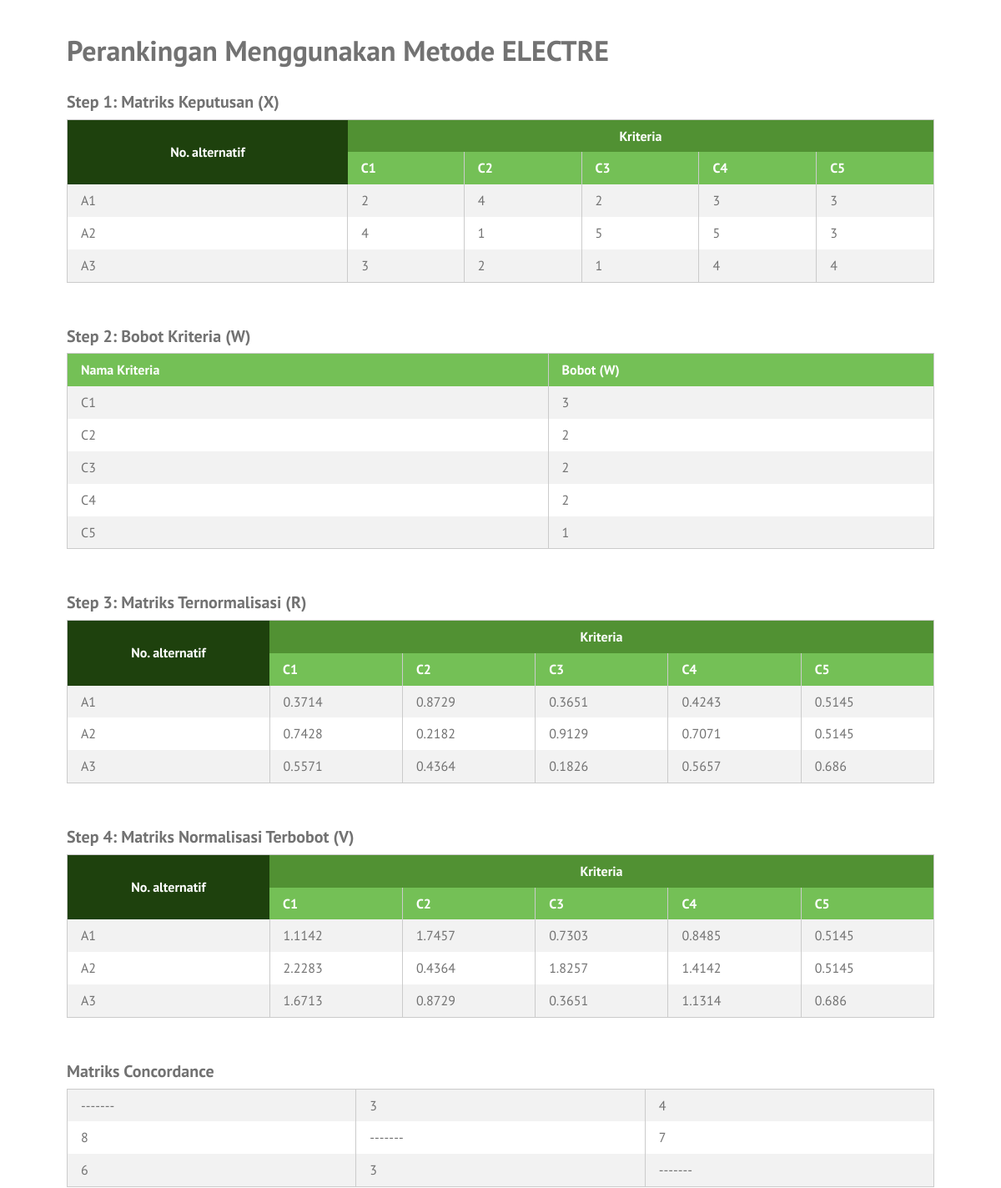
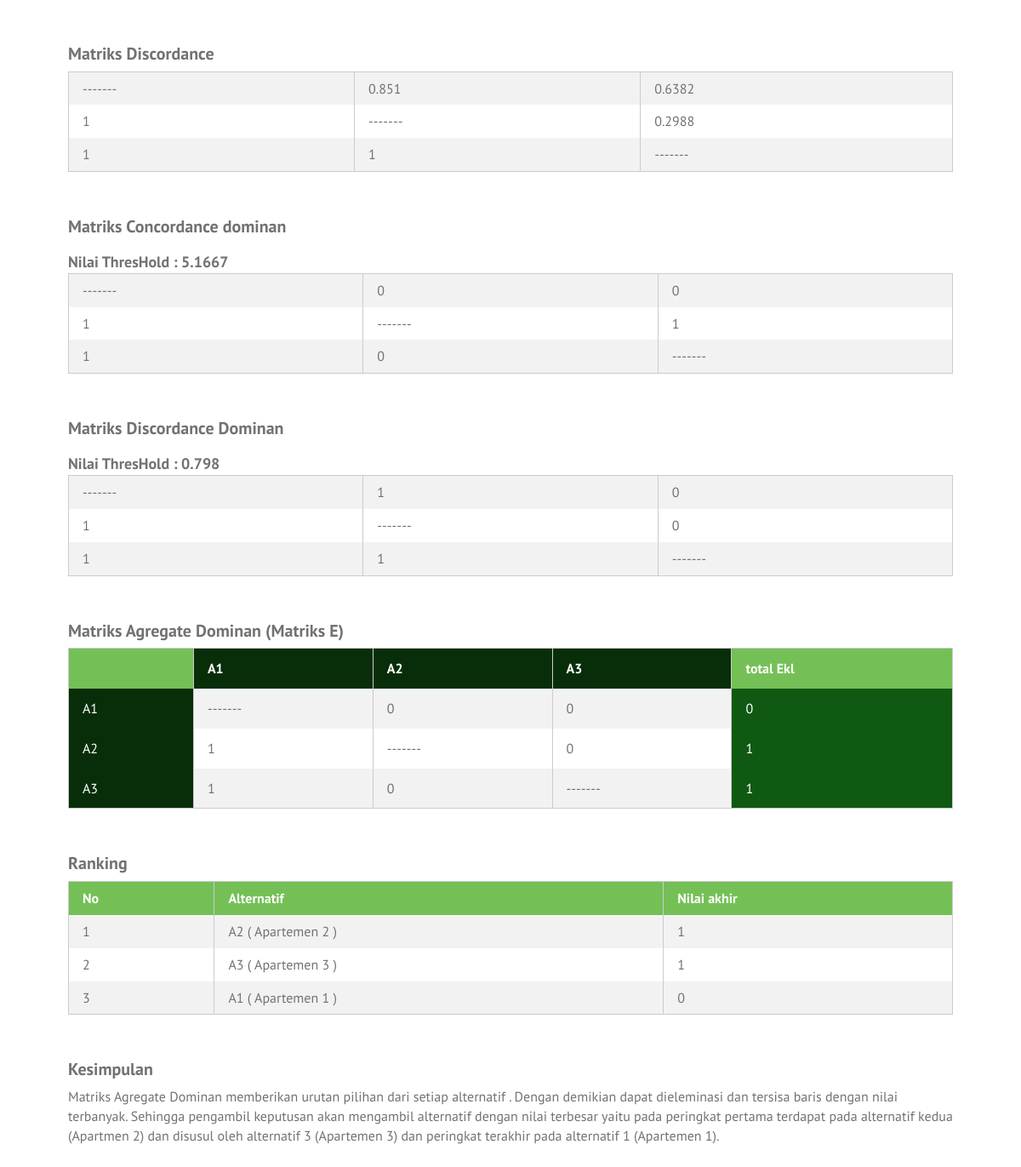
The app's page /ranking-electre.php with its own data (2 pictures, top to bottom).
### tables this page shows
CREATE TABLE `kriteria` (
  `id_kriteria` int(10) NOT NULL,
  `kode` varchar(4) NOT NULL,
  `nama_kriteria` varchar(30) NOT NULL,
  `bobot` float NOT NULL,
  `ada_pilihan` tinyint(1) NOT NULL,
  `urutan_order` int(2) NOT NULL
);

CREATE TABLE `alternatif` (
  `id_alternatif` int(10) NOT NULL,
  `kode_alternatif` varchar(6) NOT NULL,
  `nama_alternatif` varchar(25) NOT NULL
);

### ranking-electre.php (the view, shortened to what this page needs)
<?php
require_once('includes/init.php');
$judul_page = 'Perankingan Menggunakan Metode ELECTRE';
 require_once('template-parts/header.php');
$digit = 4;
$query = $pdo->prepare('SELECT id_kriteria, kode, nama_kriteria, bobot
	FROM kriteria ORDER BY urutan_order ASC');
$query->execute();
$query->setFetchMode(PDO::FETCH_ASSOC);
$kriterias = $query->fetchAll();
$query2 = $pdo->prepare('SELECT id_alternatif, kode_alternatif, nama_alternatif FROM alternatif');
$query2->execute();
$query2->setFetchMode(PDO::FETCH_ASSOC);
$alternatifs = $query2->fetchAll();
$queryBaris = $pdo->prepare('SELECT COUNT(id_alternatif) as baris FROM alternatif');
$queryBaris->execute();
$queryBaris->setFetchMode(PDO::FETCH_ASSOC);
$baris = $queryBaris->fetch();
$queryKolom = $pdo->prepare('SELECT COUNT(id_kriteria) as kolom FROM kriteria');
$queryKolom->execute();
$queryKolom->setFetchMode(PDO::FETCH_ASSOC);
$kolom = $queryKolom->fetch();
$matriks_bobot = array();
foreach($kriterias as $bobot):
	array_push($matriks_bobot,$bobot['bobot']);
endforeach;
$list_alt = array();
foreach($alternatifs as $alt):
	array_push($list_alt,$alt['kode_alternatif']);
endforeach;
$list_nama = array();
foreach($alternatifs as $alt1):
	array_push($list_nama,$alt1['nama_alternatif']);
endforeach;
$matriks_x = array();
foreach($kriterias as $kriteria):
	foreach($alternatifs as $alternatif):
		$id_alternatif = $alternatif['id_alternatif'];
		$id_kriteria = $kriteria['id_kriteria'];
		$query3 = $pdo->prepare('SELECT nilai FROM nilai_alternatif
			WHERE id_alternatif = :id_alternatif AND id_kriteria = :id_kriteria');
		$query3->execute(array(
			'id_alternatif' => $id_alternatif,
			'id_kriteria' => $id_kriteria,
		));
		$query3->setFetchMode(PDO::FETCH_ASSOC);
		if($nilai_alternatif = $query3->fetch()) {
			$matriks_x[$id_kriteria][$id_alternatif] = $nilai_alternatif['nilai'];
		} else {
			$matriks_x[$id_kriteria][$id_alternatif] = 0;
		}
	endforeach;
endforeach;
$matriks_r = array();
foreach($matriks_x as $id_kriteria => $nilai_alternatifs):
	$jumlah_kuadrat = 0;
	foreach($nilai_alternatifs as $nilai_alternatif):
		$jumlah_kuadrat += pow($nilai_alternatif, 2);
	endforeach;
	$akar_kuadrat = sqrt($jumlah_kuadrat);
	foreach($nilai_alternatifs as $id_alternatif => $nilai_alternatif):
		$matriks_r[$id_kriteria][$id_alternatif] = $nilai_alternatif / $akar_kuadrat;
	endforeach;
endforeach;
$matriks_y = array();
foreach($kriterias as $kriteria):
	foreach($alternatifs as $alternatif):
		$bobot = $kriteria['bobot'];
		$id_alternatif = $alternatif['id_alternatif'];
		$id_kriteria = $kriteria['id_kriteria'];
		$nilai_r = $matriks_r[$id_kriteria][$id_alternatif];
		$matriks_y[$id_kriteria][$id_alternatif] = $bobot * $nilai_r;
	endforeach;
endforeach;
$matriks_baru = array();
foreach($alternatifs as $alternatif):
		foreach($kriterias as $kriteria):
			$id_alternatif = $alternatif['id_alternatif'];
			$id_kriteria = $kriteria['id_kriteria'];
			array_push($matriks_baru, $matriks_y[$id_kriteria][$id_alternatif]);
		endforeach;
endforeach;
$weight_arr = array();
$o=0;
for ($i=0; $i < $baris['baris'] ; $i++) {
	for ($j=0; $j < $kolom['kolom'] ; $j++) {
		$weight_arr[$i][$j]= $matriks_baru[$o];
		$o++;
	}
}
$c_arr = array();
$jum_tot_c = 0;
for ($c1=0; $c1 < $baris['baris']; $c1++) {
	for ($c2=0; $c2 < $baris['baris']; $c2++) {
		$jum_c1 = 0;
		if($c1!=$c2){
			for($c3=0;$c3<$kolom['kolom'];$c3++){
				if($weight_arr[$c1][$c3]>=$weight_arr[$c2][$c3]){
					$jum_c1 = $jum_c1 + $matriks_bobot[$c3];
				}
			}
		}else {
			$jum_c1 = 0;
		}
		$c_arr[$c1][$c2] = $jum_c1;
	}
}
$d_arr = array();
$jum_tot_d = 0;
for ($d1=0; $d1 < $baris['baris']; $d1++) {
	for ($d2=0; $d2 < $baris['baris']; $d2++) {
		$jum_d1 = 0;
		$n_atas = array();
		$n_bawah = array();
		if($d1!=$d2){
			for($d3=0;$d3<$kolom['kolom'];$d3++){
				if($weight_arr[$d1][$d3]<$weight_arr[$d2][$d3]){
					array_push($n_atas, (abs($weight_arr[$d1][$d3]-$weight_arr[$d2][$d3])));
				}
				array_push($n_bawah,(abs($weight_arr[$d1][$d3]-$weight_arr[$d2][$d3])));
			}
			if(max($n_bawah)==0){
				$jum_d=0;
			}if($n_atas==NULL){
				$jum_d=0;
			}else{
				$jum_d = max($n_atas)/max($n_bawah);
			}
			if(is_nan($jum_d)){
				$jum_d1=0;
			}else{
				$jum_d1 = $jum_d;
			}
		}else {
			$jum_d1 = 0;
		}
		$d_arr[$d1][$d2] = $jum_d1;
	}
}
for ($i=0; $i < $baris['baris'] ; $i++) {
	for ($j=0; $j < $baris['baris'] ; $j++) {
			$jum_tot_c = $jum_tot_c + $c_arr[$i][$j];
		}
}
$threshold_c = $jum_tot_c/(3*(3-1));
for ($i=0; $i < $baris['baris'] ; $i++) {
		for ($j=0; $j < $baris['baris'] ; $j++) {
				$jum_tot_d = $jum_tot_d + $d_arr[$i][$j];
			}
	}
$threshold_d = $jum_tot_d/(3 *(3 - 1));
$mat_dom_c = array();
for ($i=0; $i < $baris['baris'] ; $i++) {
	for ($j=0; $j < $baris['baris'] ; $j++) {
			if($c_arr[$i][$j]>=$threshold_c){
				$mat_dom_c[$i][$j]=1;
			}else{
				$mat_dom_c[$i][$j]=0;
			}
		}
}
$mat_dom_d = array();
for ($i=0; $i < $baris['baris'] ; $i++) {
	for ($j=0; $j < $baris['baris'] ; $j++) {
			if($d_arr[$i][$j]>=$threshold_d){
				$mat_dom_d[$i][$j]=1;
			}else{
				$mat_dom_d[$i][$j]=0;
			}
		}
}
$mat_hasil = array();
for ($i=0; $i<sizeof($mat_dom_c); $i++) {
	for ($j=0; $j<sizeof($mat_dom_d); $j++) {
		$mat_hasil[$i][$j] = $mat_dom_c[$i][$j]*$mat_dom_d[$i][$j];
	}
}
$mat_hasil_baru=array();
?>
<div class="main-content-row">
<div class="container clearfix">
	<div class="main-content main-content-full the-content">
		<h1><?php echo $judul_page; ?></h1>
		<h3>Step 1: Matriks Keputusan (X)</h3>
		<table class="pure-table pure-table-striped">
			<thead>
				<tr class="super-top">
					<th rowspan="2" class="super-top-left">No. alternatif</th>
					<th colspan="<?php echo count($kriterias); ?>">Kriteria</th>
				</tr>
				<tr>
					<?php foreach($kriterias as $kriteria ): ?>
						<th><?php echo $kriteria['kode']; ?></th>
					<?php endforeach; ?>
				</tr>
			</thead>
			<tbody>
				<?php foreach($alternatifs as $alternatif): ?>
					<tr>
						<td><?php echo $alternatif['kode_alternatif']; ?></td>
						<?php
						foreach($kriterias as $kriteria):
							$id_alternatif = $alternatif['id_alternatif'];
							$id_kriteria = $kriteria['id_kriteria'];
							echo '<td>';
							echo $matriks_x[$id_kriteria][$id_alternatif];
							echo '</td>';
						endforeach;
						?>
					</tr>
				<?php endforeach; ?>
			</tbody>
		</table>
		<h3>Step 2: Bobot Kriteria (W)</h3>
		<table class="pure-table pure-table-striped">
			<thead>
				<tr>
					<th>Nama Kriteria</th>
					<th>Bobot (W)</th>
				</tr>
			</thead>
			<tbody>
				<?php foreach($kriterias as $hasil): ?>
					<tr>
						<td><?php echo $hasil['kode']; ?></td>
						<td><?php echo $hasil['bobot']; ?></td>
					</tr>
				<?php endforeach; ?>
			</tbody>
		</table>
		<h3>Step 3: Matriks Ternormalisasi (R)</h3>
		<table class="pure-table pure-table-striped">
			<thead>
				<tr class="super-top">
					<th rowspan="2" class="super-top-left">No. alternatif</th>
					<th colspan="<?php echo count($kriterias); ?>">Kriteria</th>
				</tr>
				<tr>
					<?php foreach($kriterias as $kriteria ): ?>
						<th><?php echo $kriteria['kode']; ?></th>
					<?php endforeach; ?>
				</tr>
			</thead>
			<tbody>
				<?php foreach($alternatifs as $alternatif): ?>
					<tr>
						<td><?php echo $alternatif['kode_alternatif']; ?></td>
						<?php
						foreach($kriterias as $kriteria):
							$id_alternatif = $alternatif['id_alternatif'];
							$id_kriteria = $kriteria['id_kriteria'];
							echo '<td>';
							echo round($matriks_r[$id_kriteria][$id_alternatif], $digit);
							echo '</td>';
						endforeach;
						?>
					</tr>
				<?php endforeach; ?>
			</tbody>
		</table>
		<h3>Step 4: Matriks Normalisasi Terbobot (V)</h3>
		<table class="pure-table pure-table-striped">
			<thead>
				<tr class="super-top">
					<th rowspan="2" class="super-top-left">No. alternatif</th>
					<th colspan="<?php echo count($kriterias); ?>">Kriteria</th>
				</tr>
				<tr>
					<?php foreach($kriterias as $kriteria ): ?>
						<th><?php echo $kriteria['kode']; ?></th>
					<?php endforeach; ?>
				</tr>
			</thead>
			<tbody>
				<?php
				foreach($alternatifs as $alternatif): ?>
					<tr>
						<td><?php echo $alternatif['kode_alternatif']; ?></td>
						<?php
						foreach($kriterias as $kriteria):
							$id_alternatif = $alternatif['id_alternatif'];
							$id_kriteria = $kriteria['id_kriteria'];
							echo '<td>';
							echo round($matriks_y[$id_kriteria][$id_alternatif], $digit);
							echo '</td>';
						endforeach;
						?>
					</tr>
				<?php
				endforeach; ?>
			</tbody>
		</table>
		<h3>Matriks Concordance </h3>
		<table class="pure-table pure-table-striped">
			<tbody>
			<?php
				for ($i=0; $i < $baris['baris'] ; $i++) {
				?>
					<tr>
						<?php
						for ($j=0; $j < $baris['baris'] ; $j++) {
							echo '<td>';
							if($i==$j){
								echo "-------";
							}else{
							echo $c_arr[$i][$j];
							}
							echo '</td>';
						}
						?>
					</tr>
				<?php
				} ?>
			</tbody>
		</table>
		<h3>Matriks Discordance </h3>
		<table class="pure-table pure-table-striped">
			<tbody>
			<?php
				for ($i=0; $i < $baris['baris'] ; $i++) {
				?>
					<tr>
						<?php
						for ($j=0; $j < $baris['baris'] ; $j++) {
							echo '<td>';
							if($i==$j){
								echo "-------";
							}else{
								echo round($d_arr[$i][$j],$digit);
							}
							echo '</td>';
						}
						?>
					</tr>
				<?php
				} ?>
			</tbody>
		</table>
		<h3>Matriks Concordance dominan </h3>
		<h4>Nilai ThresHold : <?php
			echo round($threshold_c,$digit);
			?>
		</h4>
		<table class="pure-table pure-table-striped">
			<tbody>
			<?php
				for ($i=0; $i < $baris['baris'] ; $i++) {
				?>
					<tr>
						<?php
						for ($j=0; $j < $baris['baris'] ; $j++) {
							echo '<td>';
							if($i==$j){
								echo "-------";
							}else{
							echo $mat_dom_c[$i][$j];
							}
							echo '</td>';
						}
						?>
					</tr>
				<?php
				} ?>
			</tbody>
		</table>
		<h3>Matriks Discordance Dominan</h3>
		<h4>Nilai ThresHold : <?php
			echo round($threshold_d,$digit);
			?>
		</h4>
		<table class="pure-table pure-table-striped">
			<tbody>
			<?php
				for ($i=0; $i < $baris['baris'] ; $i++) {
				?>
					<tr>
						<?php
						for ($j=0; $j < $baris['baris'] ; $j++) {
							echo '<td>';
							if($i==$j){
								echo "-------";
							}else{
							echo $mat_dom_d[$i][$j];
							}
							echo '</td>';
						}
						?>
					</tr>
				<?php
				} ?>
			</tbody>
		</table>
		<h3>Matriks Agregate Dominan (Matriks E)</h3>
		<table class="pure-table pure-table-striped">
			<thead>
				<tr>
					<th><?php  ?></th>
				<?php
					for ($i=0; $i < $baris['baris'] ; $i++) {
							echo '<th style="padding-top: 12px; padding-bottom: 12px; text-align: left; background-color: #072e09; color: white;">';
							echo $list_alt[$i];
							echo '</th>';
						} ?>
					<th>total Ekl</th>
				</tr>
			</thead>
			<tbody>
			<?php
				for ($i=0; $i < $baris['baris'] ; $i++) {
				?>
					<tr>
					<td style="padding-top: 12px; padding-bottom: 12px; text-align: left; background-color: #072e09; color: white;">
						<?php
							echo $list_alt[$i];
						?>
					</td>
						<?php
						$tmp=0;
						for ($j=0; $j < $baris['baris'] ; $j++) {
							echo '<td>';
							if($i==$j){
								echo "-------";
							}else{
							echo $mat_hasil[$i][$j];
							}
							$tmp = $tmp + $mat_hasil[$i][$j];
							echo '</td>';
						}
						?>
						<td style="padding-top: 12px; padding-bottom: 12px; text-align: left; background-color: #0f5912; color: white;">
							<?php echo $tmp;
								array_push($mat_hasil_baru,$tmp);
							?>
						</td>
					</tr>
				<?php
				} ?>
			</tbody>
		</table>
		<?php
			for($i=0;$i<count($list_alt);$i++){
				for($j=0;$j<count($list_alt);$j++){
					$a1=$list_alt[$i];
					$a2=$list_alt[$j];
					$r1=$mat_hasil_baru[$i];
					$r2=$mat_hasil_baru[$j];
					$n1=$list_nama[$i];
					$n2=$list_nama[$j];
					if($r1>$r2){
						$temp1=$r2;
						$r2=$r1;
						$mat_hasil_baru[$i]=$temp1;
						$mat_hasil_baru[$j]=$r2;
						$temp2=$a2;
						$a2=$a1;
						$list_alt[$i]=$temp2;
						$list_alt[$j]=$a2;
						$temp3=$n2;
						$n2=$n1;
						$list_nama[$i]=$temp3;
						$list_nama[$j]=$n2;
					}else{
						$mat_hasil_baru[$i]=$r1;
						$mat_hasil_baru[$j]=$r2;
						$list_alt[$i]=$a1;
						$list_alt[$j]=$a2;
						$list_nama[$i]=$n1;
						$list_nama[$j]=$n2;
					}
				}
			}
		?>
		<h3>Ranking</h3>
		<table class="pure-table pure-table-striped">
			<thead>
				<th>No</th>
				<th>Alternatif</th>
				<th>Nilai akhir</th>
			</thead>
			<tbody>
			<?php
				for ($i=0; $i < $baris['baris'] ; $i++) {
				?>
					<tr>
						<?php
							echo '<td>';
							echo $i+1;
							echo '</td>';
							echo '<td>';
							echo $list_alt[$i].' ( '.$list_nama[$i].' )';
							echo '</td>';
							echo '<td>';
							echo $mat_hasil_baru[$i];
							echo '</td>';
						?>
					</tr>
				<?php
				} ?>
			</tbody>
		</table>
		<h3>Kesimpulan</h3>
		<p>
		Matriks Agregate Dominan memberikan urutan pilihan dari setiap alternatif . Dengan demikian dapat dieleminasi dan tersisa baris dengan nilai terbanyak. Sehingga pengambil keputusan akan mengambil alternatif dengan nilai terbesar yaitu pada peringkat pertama terdapat pada alternatif kedua (Apartmen 2) dan disusul oleh alternatif 3 (Apartemen 3) dan peringkat terakhir pada alternatif 1 (Apartemen 1).
		</p>
	</div>
</div>
</div>

### template-parts/header.php (shortened to what this page needs)
<!DOCTYPE html>
<head>
	<link rel="stylesheet" href="stylesheets/style.css">
</head>
<body>
	<div id="page">
	<div id="main">

### stylesheets/style.css (style rules this page uses)
html,body,div,span,applet,object,iframe,h1,h2,h3,h4,h5,h6,p,blockquote,pre,a,abbr,acronym,address,big,cite,code,del,dfn,em,img,ins,kbd,q,s,samp,small,strike,strong,sub,sup,tt,var,b,u,i,center,dl,dt,dd,ol,ul,li,fieldset,form,label,legend,table,caption,tbody,tfoot,thead,tr,th,td,article,aside,canvas,details,embed,figure,figcaption,footer,header,hgroup,menu,nav,output,ruby,section,summary,time,mark,audio,video { margin:0;padding:0;border:0;font-size:100%;vertical-align:baseline }
body { line-height:1 }
table { border-collapse:collapse;border-spacing:0 }
*,*:before,*:after { -moz-box-sizing:border-box;-webkit-box-sizing:border-box;box-sizing:border-box }
.clearfix:before,.clearfix:after { content:" ";display:table }
.clear,.clearfix:after { clear:both }
.container { max-width:1100px;margin:0 auto;position:relative;padding:0 30px }
body { background:#74c056;font-family:"PT Sans",sans-serif;color:#727272;font-size:14px;line-height:1.3;font-weight:500 }
#page { background:#fff }
#header,#main,#footer { position:relative;z-index:2 }
#page { position:relative }
h1,h2,h3,h4,h5,h6 { font-weight:300 }
.pure-table { border-collapse:collapse;border-spacing:0;empty-cells:show;border:1px solid #cbcbcb;width:100% }
.pure-table td,.pure-table th { border-left:1px solid #cbcbcb;border-width:0 0 0 1px;font-size:inherit;margin:0;overflow:visible;padding:0.5em 1em }
.pure-table tr.super-top th { background:#519133;color:#fff;text-align:center;vertical-align:middle;border:0 }
.pure-table tr.super-top th.super-top-left { background:#1e410d }
.pure-table th.super-top-left { background:#1e410d }
.pure-table td:first-child,.pure-table th:first-child { border-left-width:0 }
.pure-table thead { background-color:#74c056;color:#fff;text-align:left;vertical-align:bottom }
.pure-table thead th { color:#fff }
.pure-table td { background-color:transparent }
.pure-table-striped tr:nth-child(2n-1) td { background-color:#f2f2f2 }
.the-content { font-size:16px;line-height:1.42857 }
.the-content h1,.the-content h2,.the-content h3,.the-content h4,.the-content h5,.the-content h6 { font-weight:700 }
.the-content h1 { font-size:34px;margin:0.8em 0 0.8em;padding:0;line-height:1.2 }
.the-content h3 { font-size:20px;margin:0.8em 0 0.3em }
.the-content h4 { font-size:18px;margin:0.8em 0 0 }
.the-content blockquote,.the-content table,.the-content p,.the-content ul,.the-content ol,.the-content dd,.the-content pre,.the-content iframe,.the-content .flxmap-container,.the-content hr { margin-bottom:1em }
.the-content table { margin-bottom:50px }
.the-content>h1:first-child,.the-content>h3:first-child,.the-content>h2:first-child { margin-top:0 }
#main { min-height:500px }
.main-content { float:right;width:77%;padding:40px 0 }
.main-content-full { float:none;width:auto }

### records on screen
kriteria: kode "C1", id_kriteria.id_alternatif "2", id_kriteria.id_alternatif "4", id_kriteria.id_alternatif "3", bobot "3", id_kriteria.id_alternatif "0.3714", id_kriteria.id_alternatif "0.7428", id_kriteria.id_alternatif "0.5571", id_kriteria.id_alternatif "1.1142", id_kriteria.id_alternatif "2.2283", id_kriteria.id_alternatif "1.6713"
kriteria: kode "C2", id_kriteria.id_alternatif "4", id_kriteria.id_alternatif "1", id_kriteria "2", bobot "2", id_kriteria.id_alternatif "0.8729", id_kriteria.id_alternatif "0.2182", id_kriteria.id_alternatif "0.4364", id_kriteria.id_alternatif "1.7457"
kriteria: kode "C3", id_kriteria.id_alternatif "2", id_kriteria.id_alternatif "5", id_kriteria.id_alternatif "1", bobot "2", id_kriteria.id_alternatif "0.3651", id_kriteria.id_alternatif "0.9129", id_kriteria.id_alternatif "0.1826", id_kriteria.id_alternatif "0.7303", id_kriteria.id_alternatif "1.8257"
kriteria: kode "C4", id_kriteria.id_alternatif "3", id_kriteria.id_alternatif "5", id_kriteria.id_alternatif "4", bobot "2", id_kriteria.id_alternatif "0.4243", id_kriteria.id_alternatif "0.7071", id_kriteria.id_alternatif "0.5657", id_kriteria.id_alternatif "0.8485", id_kriteria.id_alternatif "1.4142", id_kriteria.id_alternatif "1.1314"
kriteria: kode "C5", id_kriteria.id_alternatif "3", id_kriteria.id_alternatif "4", bobot "1", id_kriteria.id_alternatif "0.5145", id_kriteria.id_alternatif "0.686"
alternatif: kode_alternatif "A1"
alternatif: kode_alternatif "A2"
alternatif: kode_alternatif "A3"

### other values on screen
$judul_page "Perankingan Menggunakan Metode ELECTRE"
$c_arr[$i][$j] "3"
$c_arr[$i][$j] "4"
$c_arr[$i][$j] "8"
$c_arr[$i][$j] "7"
$c_arr[$i][$j] "6"
$d_arr[$i][$j] "0.851"
$d_arr[$i][$j] "0.6382"
$d_arr[$i][$j] "1"
$d_arr[$i][$j] "0.2988"
$threshold_c "5.1667"
$mat_dom_c[$i][$j] "0"
$mat_dom_c[$i][$j] "1"
$threshold_d "0.798"
$mat_dom_d[$i][$j] "1"
